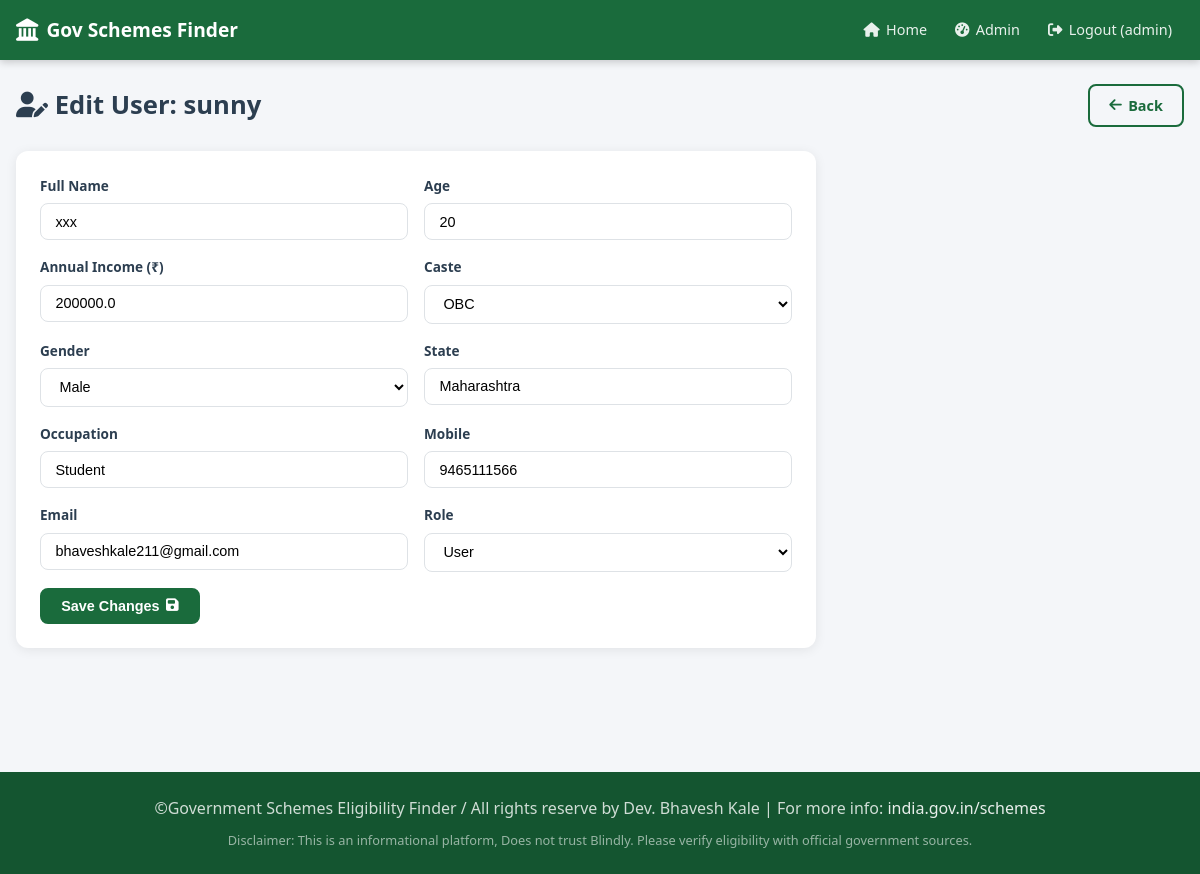
Page /admin/users/edit/2 (signed in) on the committed database.
### tables this page shows
CREATE TABLE users (
        id INTEGER PRIMARY KEY AUTOINCREMENT,
        username TEXT UNIQUE NOT NULL,
        password TEXT NOT NULL,
        full_name TEXT,
        age INTEGER,
        income REAL,
        caste TEXT,
        gender TEXT,
        state TEXT,
        occupation TEXT,
        mobile TEXT,
        email TEXT,
        role TEXT DEFAULT 'user'
    );

### app.py (the view, shortened to what this page needs)
@app.route('/admin/users/edit/<int:user_id>', methods=['GET', 'POST'])
@admin_required
def admin_edit_user(user_id):
    db = get_db()
    user = db.execute('SELECT * FROM users WHERE id = ?', (user_id,)).fetchone()
    return render_template('admin/edit_user.html', user=user)

### app.py (called while the page is built)
def is_admin():
    return session.get('role') == 'admin'

def admin_required(f):
    from functools import wraps
    @wraps(f)
    def decorated(*args, **kwargs):
        if 'user_id' not in session or not is_admin():
            flash('Admin access required.', 'danger')
            return redirect(url_for('login'))
        return f(*args, **kwargs)
    return decorated

### database.py (called while the page is built)
def get_db():
    if 'db' not in g._get_current_object().__dict__:
        g.db = sqlite3.connect(DATABASE)
        g.db.row_factory = sqlite3.Row
    return g.db

### templates/admin/edit_user.html (shortened to what this page needs)
{% extends 'base.html' %}
{% block content %}
<div class="admin-container">
    <div class="admin-header">
        <h1><i class="fas fa-user-edit"></i> Edit User: {{ user['username'] }}</h1>
        <a href="{{ url_for('admin_users') }}" class="btn btn-outline"><i class="fas fa-arrow-left"></i> Back</a>
    </div>
    <div class="card form-card">
        <form method="POST" class="auth-form">
            <div class="form-grid-2">
                <div class="form-group">
                    <label>Full Name</label>
                    <input type="text" name="full_name" value="{{ user['full_name'] }}" required>
                </div>
                <div class="form-group">
                    <label>Age</label>
                    <input type="number" name="age" value="{{ user['age'] }}" required>
                </div>
                <div class="form-group">
                    <label>Annual Income (₹)</label>
                    <input type="number" name="income" value="{{ user['income'] }}" required>
                </div>
                <div class="form-group">
                    <label>Caste</label>
                    <select name="caste">
                        {% for c in ['General','OBC','SC','ST','NT','VJNT','EWS'] %}
                        <option value="{{ c }}" {% if user['caste']==c %}selected{% endif %}>{{ c }}</option>
                        {% endfor %}
                    </select>
                </div>
                <div class="form-group">
                    <label>Gender</label>
                    <select name="gender">
                        {% for g in ['Male','Female','Other'] %}
                        <option value="{{ g }}" {% if user['gender']==g %}selected{% endif %}>{{ g }}</option>
                        {% endfor %}
                    </select>
                </div>
                <div class="form-group">
                    <label>State</label>
                    <input type="text" name="state" value="{{ user['state'] }}" required>
                </div>
                <div class="form-group">
                    <label>Occupation</label>
                    <input type="text" name="occupation" value="{{ user['occupation'] }}" required>
                </div>
                <div class="form-group">
                    <label>Mobile</label>
                    <input type="text" name="mobile" value="{{ user['mobile'] }}" required>
                </div>
                <div class="form-group">
                    <label>Email</label>
                    <input type="email" name="email" value="{{ user['email'] }}" required>
                </div>
                <div class="form-group">
                    <label>Role</label>
                    <select name="role">
                        <option value="user" {% if user['role']=='user' %}selected{% endif %}>User</option>
                    </select>
                </div>
            </div>
            <button type="submit" class="btn btn-primary">Save Changes <i class="fas fa-save"></i></button>
        </form>
    </div>
</div>
{% endblock %}

### static/css/style.css (style rules this page uses)
*, *::before, *::after { box-sizing: border-box; margin: 0; padding: 0; }
:root { --primary: #1a6b3c; --primary-dark: #145530; --primary-light: #e8f5ee; --accent: #f7941d; --danger: #e74c3c; --success: #27ae60; --text: #2c3e50; --text-light: #6c757d; --bg: #f4f6f9; --white: #ffffff; --border: #dee2e6; --shadow: 0 2px 12px rgba(0,0,0,0.08); --radius: 12px; }
body { font-family: 'Segoe UI', system-ui, sans-serif; background: var(--bg); color: var(--text); line-height: 1.6; }
a { color: var(--primary); text-decoration: none; }
.card { background: var(--white); border-radius: var(--radius); box-shadow: var(--shadow); padding: 1.5rem; margin-bottom: 1.5rem; }
.btn { display: inline-flex; align-items: center; gap: 0.4rem; padding: 0.5rem 1.2rem; border-radius: 8px; font-size: 0.9rem; font-weight: 600; cursor: pointer; border: 2px solid transparent; transition: all 0.2s; text-decoration: none; }
.btn-primary { background: var(--primary); color: white; border-color: var(--primary); }
.btn-outline { background: transparent; color: var(--primary); border-color: var(--primary); }
.auth-form .form-group { margin-bottom: 1rem; }
.auth-form label { display: block; font-size: 0.85rem; font-weight: 600; margin-bottom: 0.4rem; color: var(--text); }
.auth-form input, .auth-form select, .auth-form textarea { width: 100%; padding: 0.6rem 0.9rem; border: 1.5px solid var(--border); border-radius: 8px; font-size: 0.9rem; transition: border-color 0.2s; background: white; }
.form-grid-2 { display: grid; grid-template-columns: 1fr 1fr; gap: 0 1rem; }
.admin-header { display: flex; justify-content: space-between; align-items: center; margin-bottom: 1.5rem; flex-wrap: wrap; gap: 1rem; }
.admin-header h1 { font-size: 1.6rem; font-weight: 700; }
.form-card { max-width: 800px; }

### rows in the picture
users: username "sunny", full_name "xxx", age "20", income "200000.0", caste "OBC", gender "Male", state "Maharashtra", occupation "Student", mobile "9465111566", email "bhaveshkale211@gmail.com", role "User"

### other values in the picture
{{ session.username }} "admin"
